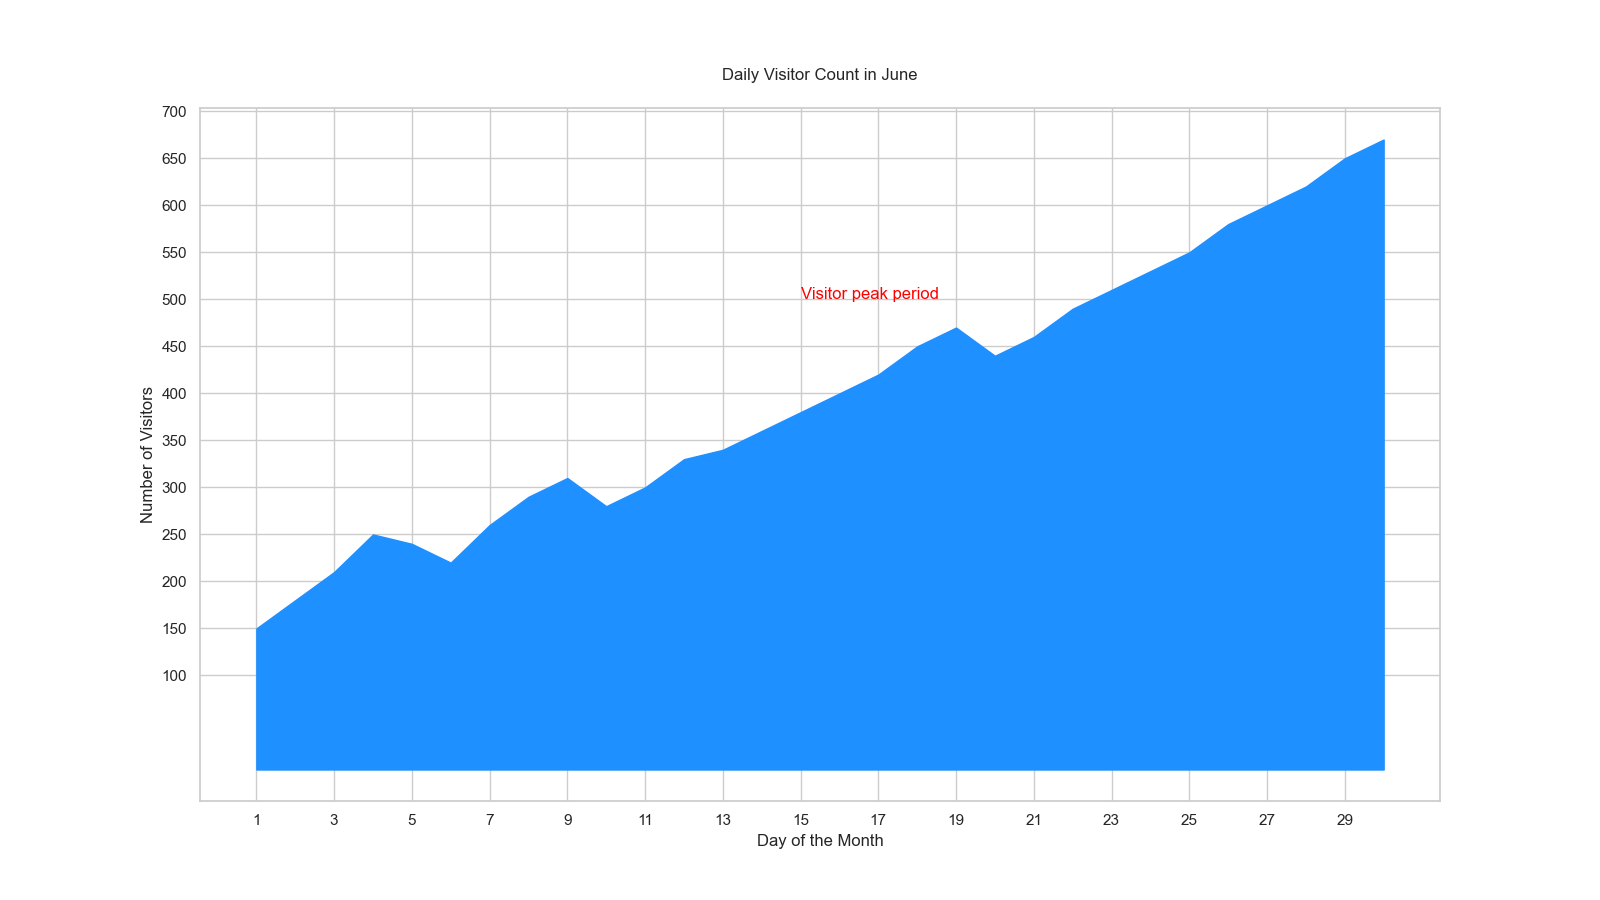

Recreate this plot in Python.

import matplotlib.pyplot as plt

days = list(range(1, 31))
number_of_visitors = [
    150, 180, 210, 250, 240, 220, 260, 290, 310, 280, 300, 330, 340, 360,
    380, 400, 420, 450, 470, 440, 460, 490, 510, 530, 550, 580, 600, 620,
    650, 670
]

plt.figure(figsize=(16, 9))
plt.fill_between(days, number_of_visitors, color="#1E90FF")

plt.title("Daily Visitor Count in June", pad=20)
plt.xlabel("Day of the Month")
plt.ylabel("Number of Visitors")
plt.xticks(range(1, 31, 2))
plt.yticks(range(100, 701, 50))

plt.text(15, 500, "Visitor peak period", fontsize=12, color='red')

plt.show()
